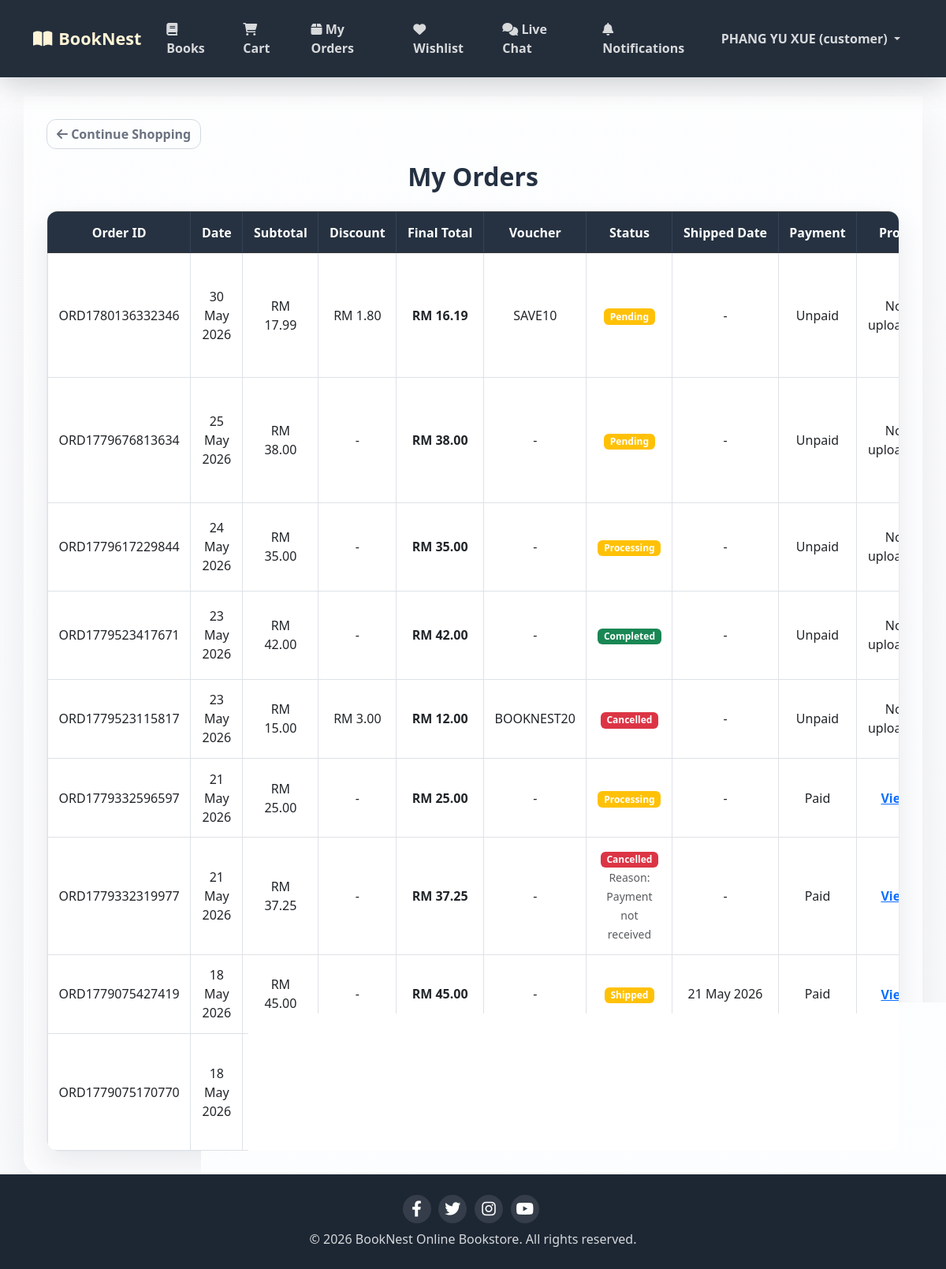
/Customer/orderHistory.php (signed in), run on the app's committed database.
### tables this page shows
CREATE TABLE `orders` (
  `id` int(10) UNSIGNED NOT NULL,
  `user_id` int(10) UNSIGNED NOT NULL,
  `order_number` varchar(50) NOT NULL,
  `total_amount` decimal(10,2) NOT NULL,
  `status` enum('pending','paid','processing','shipped','completed','cancelled') NOT NULL DEFAULT 'pending',
  `payment_status` enum('unpaid','paid') NOT NULL DEFAULT 'unpaid',
  `payment_proof` varchar(255) DEFAULT NULL,
  `order_date` timestamp NOT NULL DEFAULT current_timestamp(),
  `discount_amount` decimal(10,2) DEFAULT 0.00,
  `voucher_code` varchar(50) DEFAULT NULL,
  `cancel_requested` tinyint(1) DEFAULT 0,
  `shipped_date` datetime DEFAULT NULL,
  `cancellation_reason` text DEFAULT NULL
);

### Customer/orderHistory.php (the view, shortened to what this page needs)
<?php
require_once '../Customize&Database/access.php';
$userId = $_SESSION['user_id'];
$stmt = $pdo->prepare("SELECT id, order_number, total_amount, discount_amount, voucher_code, status, payment_status, payment_proof, order_date, shipped_date, cancellation_reason
                       FROM orders
                       WHERE user_id = ?
                       ORDER BY order_date DESC");
$stmt->execute([$userId]);
$orders = $stmt->fetchAll();
include '../Customize&Database/header.php';
?>
<div class="mb-3">
    <a href="selectBook.php" class="btn btn-outline-secondary">
        <i class="fas fa-arrow-left"></i> Continue Shopping
    </a>
</div>
<h2 class="text-center mb-4">My Orders</h2>
<?php if (count($orders) == 0): ?>
    <div class="alert alert-info">You haven't placed any orders yet. <a href="index.php">Start shopping</a></div>
<?php else: ?>
    <div class="table-responsive">
        <table class="table table-bordered text-center">
            <thead class="table-dark">
                <tr>
                    <th>Order ID</th>
                    <th>Date</th>
                    <th>Subtotal</th>
                    <th>Discount</th>
                    <th>Final Total</th>
                    <th>Voucher</th>
                    <th>Status</th>
                    <th>Shipped Date</th>
                    <th>Payment</th>
                    <th>Proof</th>
                </tr>
            </thead>
            <tbody>
            <?php foreach ($orders as $order):
                $discount = $order['discount_amount'] ?? 0;
                $original = $order['total_amount'] + $discount;
            ?>
                <tr>
                    <td><?= htmlspecialchars($order['order_number']) ?></td>
                    <td><?= date('d M Y', strtotime($order['order_date'])) ?></td>
                    <td>RM <?= number_format($original, 2) ?></td>
                    <td><?= $discount > 0 ? 'RM ' . number_format($discount, 2) : '-' ?></td>
                    <td><strong>RM <?= number_format($order['total_amount'], 2) ?></strong></td>
                    <td><?= htmlspecialchars($order['voucher_code'] ?? '-') ?></td>
                    <td>
                        <span class="badge bg-<?= $order['status'] == 'completed' ? 'success' : ($order['status'] == 'cancelled' ? 'danger' : 'warning') ?>">
                            <?= ucfirst($order['status']) ?>
                        </span>
                        <?php if ($order['status'] == 'cancelled' && !empty($order['cancellation_reason'])): ?>
                            <br><small class="text-muted">Reason: <?= htmlspecialchars($order['cancellation_reason']) ?></small>
                        <?php endif; ?>
                    </td>
                    <td>
                        <?= $order['shipped_date'] ? date('d M Y', strtotime($order['shipped_date'])) : '-' ?>
                    </td>
                    <td><?= ucfirst($order['payment_status']) ?></td>
                    <td>
                        <?php if (!empty($order['payment_proof'])): ?>
                            <button type="button" class="btn btn-link p-0" data-bs-toggle="modal" data-bs-target="#paymentProofModal" onclick="loadPaymentProof(<?= (int)$order['id'] ?>)">
                                View
                            </button>
                        <?php else: ?>
                            Not uploaded
                        <?php endif; ?>
                    </td>
                </tr>
            <?php endforeach; ?>
            </tbody>
        </table>
    </div>
<?php endif; ?>
</div>
<?php include '../Customize&Database/footer.php'; ?>

### Customize&Database/design.css (style rules this page uses)
html, body { min-height: 100%; margin: 0; padding: 0; }
body { background: linear-gradient(180deg, rgba(246, 248, 251, 0.35), rgba(246, 248, 251, 0.55)), url('/finalproject/booknestonlinebookstoresystem/Image/background6.jpg'); background-size: cover; background-position: center center; background-repeat: no-repeat; background-attachment: fixed; color: var(--bn-ink); display: flex; flex-direction: column; font-family: "Segoe UI", Arial, sans-serif; min-height: 100vh; }
body, p, .description, .card-text { color: var(--bn-ink); font-weight: 400; }
h1, h2, h3, h4, h5, .navbar-brand { letter-spacing: 0; }
h2, h3 { color: var(--bn-ink); font-weight: 800; margin-bottom: 1rem; }
.btn { border-radius: 12px; font-weight: 700; }
.btn-outline-secondary { border-color: #d2d8e1; color: var(--bn-muted); }
.badge { letter-spacing: 0; }
.table-responsive { background: rgba(255, 255, 255, 0.94); border: 1px solid var(--bn-line); border-radius: var(--bn-radius); box-shadow: 0 14px 34px rgba(36, 49, 66, 0.09); overflow: auto; }
.table { margin-bottom: 0; vertical-align: middle; }
.table > :not(caption) > * > * { padding: 0.85rem; }
.table thead th, .table-dark th { background: #263241 !important; border-color: #344356 !important; color: #ffffff; font-weight: 700; white-space: nowrap; }

### Customer/orderHistory.php (style rules this page uses)
.table td, .table th { vertical-align: middle !important; text-align: center !important; }

### data on the page
orders: order_number "ORD1780136332346", order_date "30 May 2026", original "17.99", discount_amount "1.80", total_amount "16.19", voucher_code "SAVE10", status "Pending", payment_status "Unpaid", shows "Not uploaded"
orders: order_number "ORD1779676813634", order_date "25 May 2026", total_amount "38.00", voucher_code "-", status "Pending", payment_status "Unpaid", shows "Not uploaded"
orders: order_number "ORD1779617229844", order_date "24 May 2026", total_amount "35.00", voucher_code "-", status "Processing", payment_status "Unpaid", shows "Not uploaded"
orders: order_number "ORD1779523417671", order_date "23 May 2026", total_amount "42.00", voucher_code "-", status "Completed", payment_status "Unpaid", shows "Not uploaded"
orders: order_number "ORD1779523115817", order_date "23 May 2026", original "15.00", discount_amount "3.00", total_amount "12.00", voucher_code "BOOKNEST20", status "Cancelled", payment_status "Unpaid", shows "Not uploaded"
orders: order_number "ORD1779332596597", order_date "21 May 2026", total_amount "25.00", voucher_code "-", status "Processing", payment_status "Paid"
orders: order_number "ORD1779332319977", order_date "21 May 2026", total_amount "37.25", voucher_code "-", status "Cancelled", cancellation_reason "Payment not received", payment_status "Paid"
orders: order_number "ORD1779075427419", order_date "18 May 2026", total_amount "45.00", voucher_code "-", status "Shipped", shipped_date "21 May 2026", payment_status "Paid"
orders: order_number "ORD1779075170770", order_date "18 May 2026"

### other printed values
$_SESSION['user_name'] "PHANG YU XUE"
$_SESSION['user_role'] "customer"
